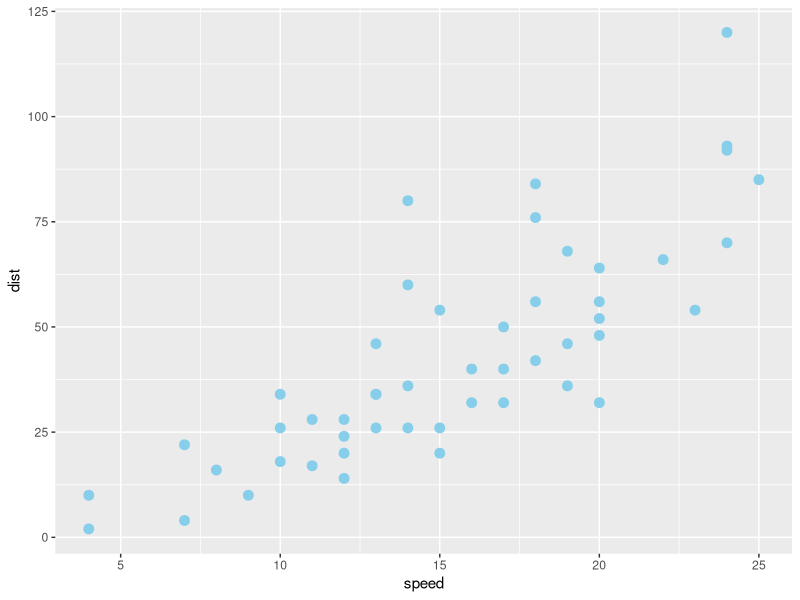

This chart was generated by the following R code:
## ---- chunk 1
knitr::opts_chunk$set(echo = TRUE)
## ---- chunk 2
require(ggplot2)
ggplot(data=cars,aes(x=speed, y=dist)) + geom_point(size=3,colour="skyblue")
